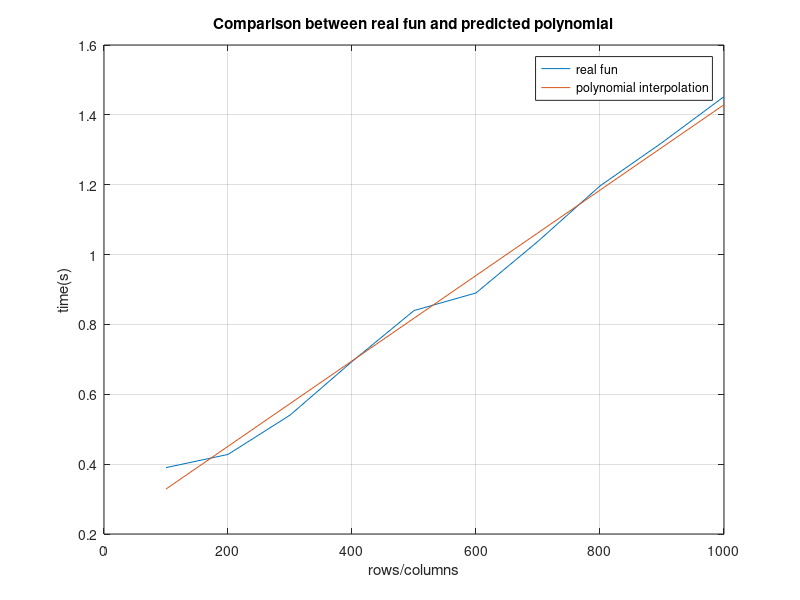

Write MATLAB code to recreate this figure.
% script for interpolation function
%
% Author:   Domenico Profumo 
%           Gerlando Gramaglia
%


%values of x axis
x = [100, 200, 300, 400, 500, 600, 700, 800, 900, 1000];

%values of y axis
y = [3.900441e-01, 4.278068e-01,5.402864e-01,6.936480e-01,8.396877e-01,8.901296e-01,1.037936e+00,1.196557e+00,1.320439e+00,1.452170e+00];

% Found and print polynomial regression coefficients
coeff = polyfit(x, y, 1)

% Estimated values of polynomial regression
y_fit = polyval(coeff, x);

%plot real values
plot(x, y);
hold on;

%plot polynomial
plot(x, y_fit);
xlabel('rows/columns');
ylabel('time(s)');
title('Comparison between real fun and predicted polynomial');

legend('real fun','polynomial interpolation');
grid on;

hold off;

